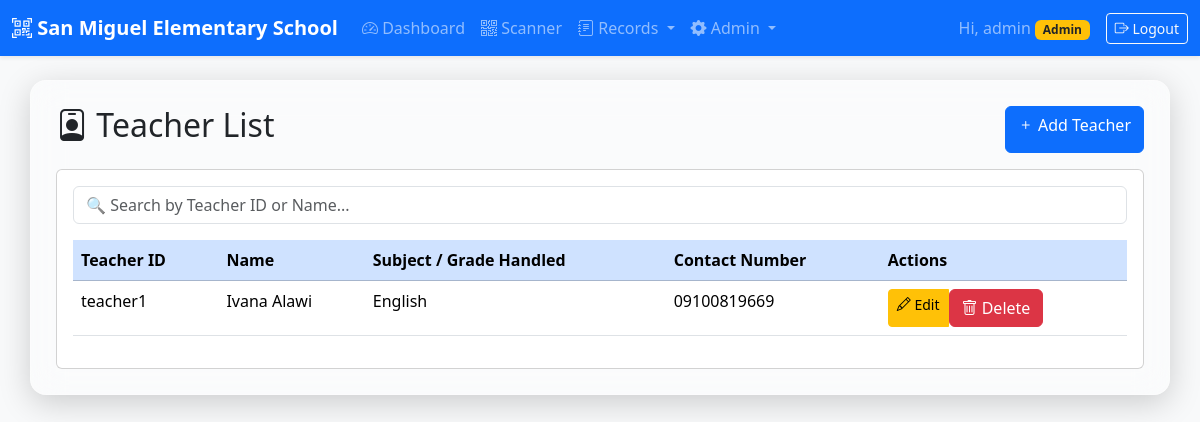
The app's page /teachers (signed in) with its own data.
### tables this page shows
CREATE TABLE teachers (id INTEGER PRIMARY KEY AUTOINCREMENT, teacher_id TEXT UNIQUE NOT NULL, name TEXT NOT NULL, subject TEXT, contact TEXT);

### app.py (the view)
@app.route('/teachers')
def teachers():
    if not session.get('logged_in') or session['role']!= 'Admin': return redirect(url_for('login'))
    db = get_db(); teachers = db.execute("SELECT * FROM teachers ORDER BY name").fetchall()
    return render_template('teachers.html', teachers=teachers, school=SCHOOL_NAME, grade=GRADE_LEVEL)

### app.py (called while the page is built)
def get_db():
    db = getattr(g, '_database', None)
    if db is None:
        db = g._database = sqlite3.connect(DATABASE, timeout=10.0) # AYOS: May timeout na
        db.row_factory = sqlite3.Row
    return db

@app.teardown_appcontext
def close_connection(exception):
    db = getattr(g, '_database', None)
    if db is not None: db.close()

### templates/teachers.html (shortened to what this page needs)
{% extends "base.html" %}
{% block content %}
<div class="d-flex justify-content-between mb-3">
    <h2><i class="bi bi-person-badge"></i> Teacher List</h2>
    <a href="{{ url_for('register_teacher') }}" class="btn btn-primary"><i class="bi bi-plus"></i> Add Teacher</a>
</div>
<div class="card p-3">
    <div class="mb-3">
        <input type="text" id="searchTeacher" class="form-control" placeholder="🔍 Search by Teacher ID or Name...">
    </div>
    <div class="table-responsive">
        <table class="table table-hover" id="teacherTable">
            <thead class="table-primary">
                <tr>
                    <th>Teacher ID</th>
                    <th>Name</th>
                    <th>Subject / Grade Handled</th>
                    <th>Contact Number</th>
                    <th>Actions</th>
                </tr>
            </thead>
            <tbody>
                {% for t in teachers %}
                <tr>
                    <td>{{ t[1] }}</td>
                    <td>{{ t[2] }}</td>
                    <td>{{ t[3] }}</td>
                    <td>{{ t[4] }}</td>
                    <td>
                        <div class="btn-group btn-group-sm" role="group">
                            <a href="{{ url_for('edit_teacher', id=t[0]) }}" class="btn btn-warning">
                                <i class="bi bi-pencil"></i> Edit
                            </a>
                            <form action="{{ url_for('delete_teacher', id=t[0]) }}" method="POST" onsubmit="return confirm('Are you sure you want to delete {{ t[2] }}?');">
                                <button type="submit" class="btn btn-danger">
                                    <i class="bi bi-trash"></i> Delete
                                </button>
                            </form>
                        </div>
                    </td>
                </tr>
                {% else %}
                <tr>
                    <td colspan="5" class="text-center text-muted">No teachers added yet. Click "Add Teacher" to start.</td>
                </tr>
                {% endfor %}
            </tbody>
        </table>
    </div>
</div>
{% endblock %}

### records on screen
teachers: teacher "teacher1", name "Ivana Alawi", subject "English", contact "09100819669"

### other values on screen
{{ school }} "San Miguel Elementary School"
{{ session['username'] }} "admin"
{{ session['role'] }} "Admin"
